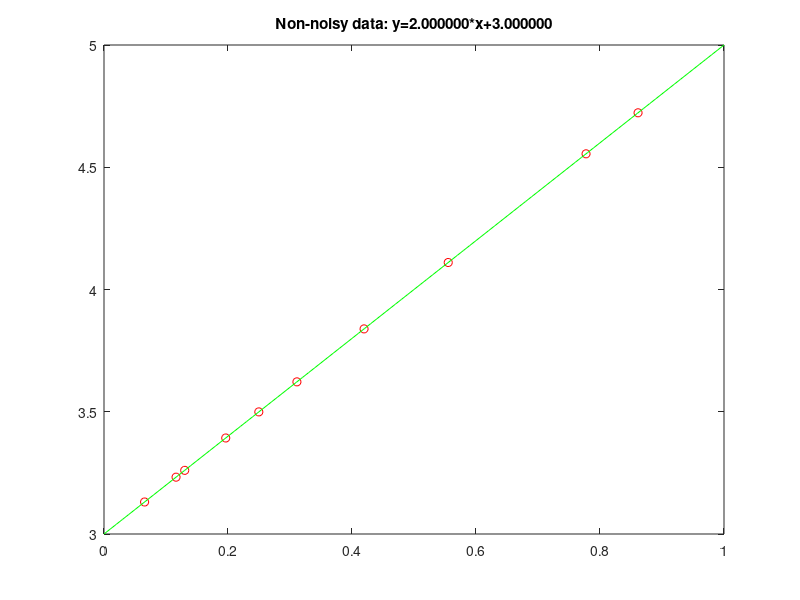
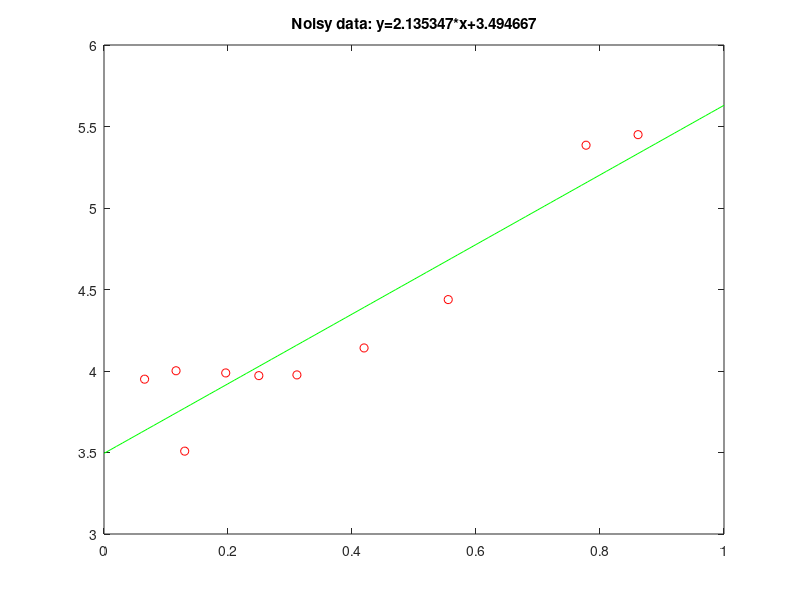

Here is the MATLAB script that generated these plots, in order:

% Fitting a best-fit line to data, both noisy and non-noisy
x = rand(1,10);
n = rand(size(x)); % Noise
y = 2*x + 3; % x and y satisfy y = 2*x + 3
yn = y + n; % x and yn roughly satisfy yn = 2*x + 3 due to the noise
% Determine coefficients for non-noisy line y=m1*x+b1
Xcolv = x(:); % Make X a column vector
Ycolv = y(:); % Make Y a column vector
Const = ones(size(Xcolv)); % Vector of ones for constant term
Coeffs = [Xcolv Const]\Ycolv; % Find the coefficients
m1 = Coeffs(1);
b1 = Coeffs(2);
% To fit another function to this data, simply change the first 
% matrix on the line defining Coeffs
% For example, this code would fit a quadratic 
% y = Coeffs(1)*x^2+Coeffs(2)*x+Coeffs(3)
% Coeffs = [Xcolv.^2 Xcolv Const]\Ycolv; 
% Note the .^ before the exponent of the first term
% Plot the original points and the fitted curve
figure
plot(x,y,'ro')
hold on
x2 = 0:0.01:1;
y2 = m1*x2+b1; % Evaluate fitted curve at many points
plot(x2, y2, 'g-')
title(sprintf('Non-noisy data: y=%f*x+%f',m1,b1))
% Determine coefficients for noisy line yn=m2*x+b2
Xcolv = x(:); % Make X a column vector
Yncolv = yn(:); % Make Yn a column vector
Const = ones(size(Xcolv)); % Vector of ones for constant term
NoisyCoeffs = [Xcolv Const]\Yncolv; % Find the coefficients
m2 = NoisyCoeffs(1);
b2 = NoisyCoeffs(2);
% Plot the original points and the fitted curve
figure
plot(x,yn,'ro')
hold on
x2 = 0:0.01:1;
yn2 = m2*x2+b2;
plot(x2, yn2, 'g-')
title(sprintf('Noisy data: y=%f*x+%f',m2,b2))